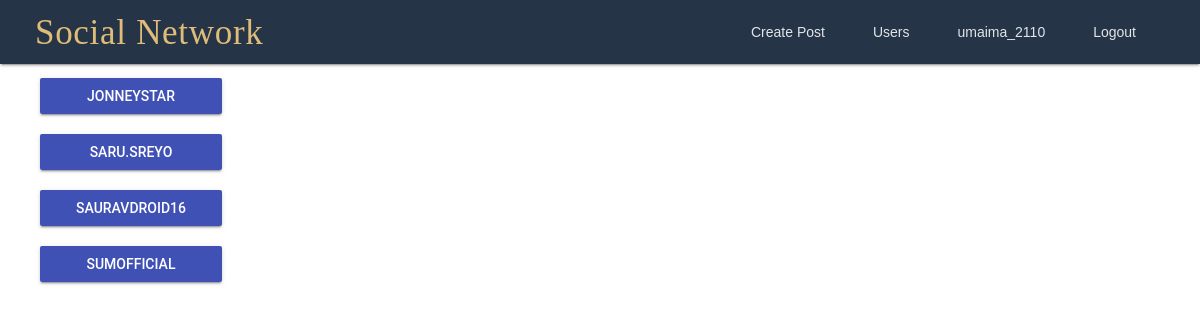
Screenshot of /user/friends (signed in) with the database file from the repository.
### Friends/models.py (models this page shows, shortened)
class Friend(models.Model):
    user = models.ForeignKey(CustomUser, on_delete=models.CASCADE)
    user_email = models.EmailField(max_length=255)
    friend_email = models.EmailField(max_length=255)
    friend_type = models.CharField(max_length=50)
    request_type = models.CharField(max_length=20)
    friend_since = models.DateTimeField(null=True)
    class Meta:
        unique_together = (('user_email', 'friend_email'), ('friend_email', 'user_email'))
    def get_friend_username(self):
        return self.friend_email.split('@')[0]

### User/views.py (the view)
@login_required(login_url='user:login')
def show_friends(request):
    friends = Friend.objects.filter(user_email=request.user.email)
    return render(request, "User/friends.html",
                  {"username": request.user.email.split('@')[0], "email": request.user.email, "friends": friends})

### User/templates/User/friends.html
{% extends 'User/base.html' %}
{% load staticfiles %}
{% block custom_style %}
    <link rel="stylesheet" href="{% static 'User/css/login_style.css' %}" xmlns="http://www.w3.org/1999/html">
{% endblock %}
{% block nav %}
    <a class="mdl-navigation__link" href="{% url 'user:create_article' %}">Create Post</a>
    <a class="mdl-navigation__link" href="{% url 'user:all_user' %}">Users</a>
    <a class="mdl-navigation__link" href="{% url 'user:profile' email %}">{{ username }}</a>
    <a class="mdl-navigation__link" href="{% url 'user:logout' %}">Logout</a>
{% endblock %}
{% block content %}
    {% if friends %}
        <ul>
            {% for f in friends %}
                <li>
                    <a href="{% url 'user:profile' f.friend_email %}"
                       class="mdl-button mdl-js-button mdl-button--raised mdl-button--primary" id="friend-button">{{ f.get_friend_username }}</a>
                </li>
            {% endfor %}
        </ul>
    {% else %}
        <h5>You don't have any friends</h5>
    {% endif %}
{% endblock %}

### User/static/User/css/profile_style.css (style rules this page uses)
ul { list-style: none; }
a { text-decoration: none; }
#friend-button { width: 150px; margin-bottom: 20px; }

### rows the page displays
Friend: get_friend_username "JONNEYSTAR"
Friend: get_friend_username "SARU.SREYO"
Friend: get_friend_username "SAURAVDROID16"
Friend: get_friend_username "SUMOFFICIAL"

### other values shown
{{ username }} "umaima_2110"
